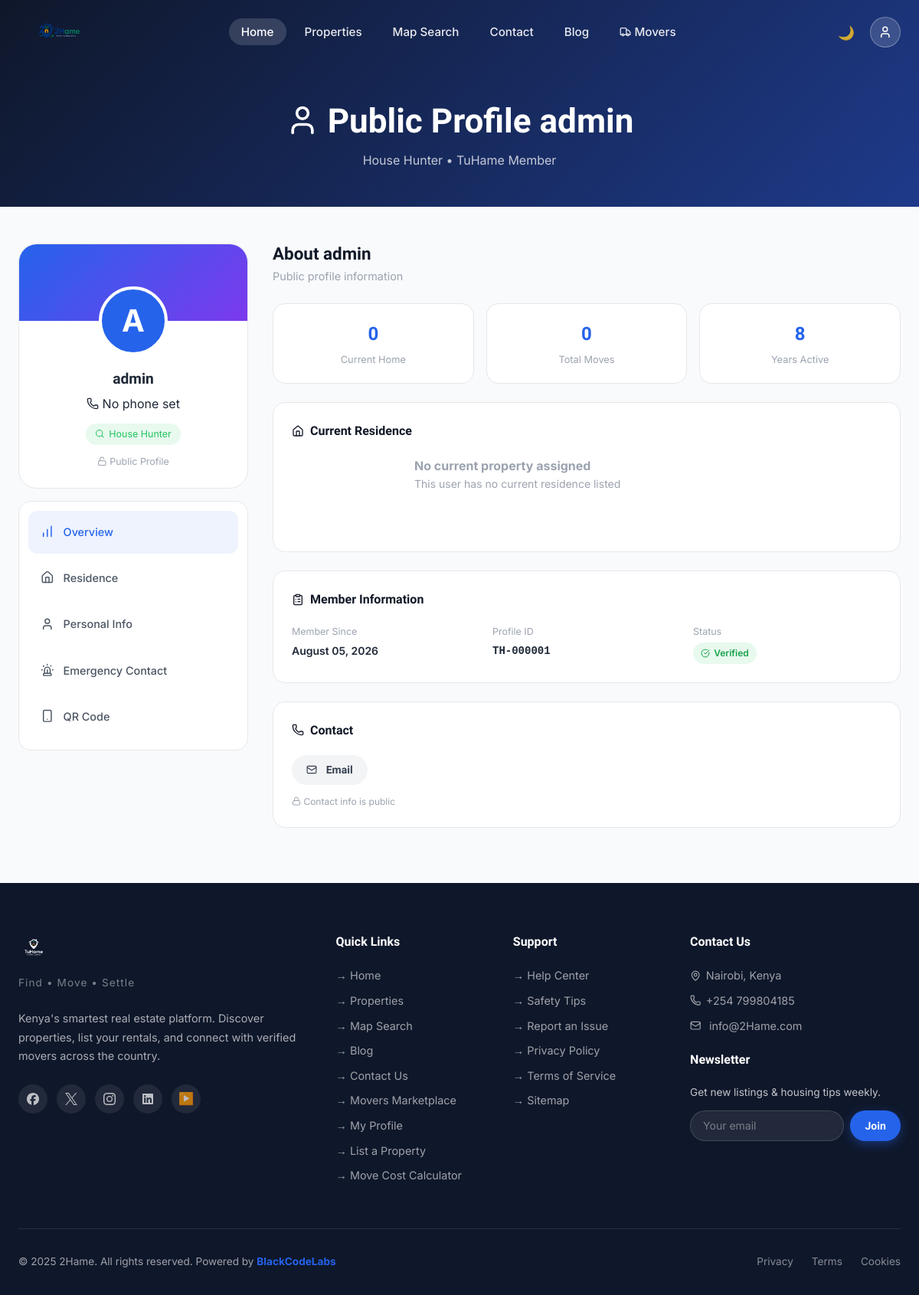
The app's page /users/public/admin/ with its own data.
### users/models.py (models this page shows, shortened)
class Profile(models.Model):
    user = models.OneToOneField(
        User,
        on_delete=models.CASCADE,
        related_name='profile'
    )
    full_name = models.CharField(max_length=200, blank=True)
    bio = models.TextField(blank=True)
    profile_picture = models.ImageField(
        upload_to='profiles/pictures/',
        blank=True,
        null=True,
        validators=[validate_profile_picture]
    )
    date_of_birth = models.DateField(blank=True, null=True)
    phone_number = models.CharField(max_length=20, blank=True)
    alternative_phone = models.CharField(max_length=20, blank=True)
    address = models.TextField(blank=True)
    city = models.CharField(max_length=100, blank=True)
    state = models.CharField(max_length=100, blank=True)
    country = models.CharField(max_length=100, default='Kenya')
    zip_code = models.CharField(max_length=20, blank=True)
    occupation = models.CharField(max_length=100, blank=True)
    employer = models.CharField(max_length=200, blank=True)
    current_property = models.ForeignKey(
        Property,
        on_delete=models.SET_NULL,
        null=True,
        blank=True,
        related_name='residents',
        help_text="The property where this user currently lives"
    )
    moved_in_date = models.DateField(blank=True, null=True)
    emergency_contact_name = models.CharField(max_length=100, blank=True)
    emergency_contact_phone = models.CharField(max_length=20, blank=True)
    emergency_contact_relationship = models.CharField(max_length=50, blank=True)
    preferred_contact_method = models.CharField(
        max_length=20,
        choices=[
            ('email', 'Email'),
            ('phone', 'Phone'),
            ('whatsapp', 'WhatsApp'),
            ('sms', 'SMS'),
        ],
        default='email'
    )
    preferred_language = models.CharField(
        max_length=20,
        choices=[
            ('en', 'English'),
            ('sw', 'Swahili'),
        ],
        default='en'
    )
    email_notifications = models.BooleanField(default=True)
    sms_notifications = models.BooleanField(default=True)
    qr_code_image = models.ImageField(
        upload_to='profiles/qr_codes/',
        blank=True,
        null=True,
        help_text="QR code for the user's profile"
    )
    qr_code_token = models.UUIDField(
        default=uuid.uuid4,
        editable=False,
        unique=True,
        help_text="Unique token for QR code"
    )
    qr_code_generated_at = models.DateTimeField(blank=True, null=True)
    created_at = models.DateTimeField(auto_now_add=True)
    updated_at = models.DateTimeField(auto_now=True)
    is_active = models.BooleanField(default=True)
    role = models.CharField(max_length=10, choices=UserRole.choices, default=UserRole.HUNTER)
    verification_status = models.CharField(
        max_length=10, choices=VerificationStatus.choices, default=VerificationStatus.NONE
    )
    is_verified_owner = models.BooleanField(default=False)
    is_verified_mover = models.BooleanField(default=False)
    verification_requested_at = models.DateTimeField(blank=True, null=True)
    verification_reviewed_at = models.DateTimeField(blank=True, null=True)
    verification_reviewed_by = models.ForeignKey(
        User, on_delete=models.SET_NULL, blank=True, null=True, related_name='verified_owner_profiles'
    )
    verification_notes = models.TextField(
        blank=True, help_text="Internal admin notes, e.g. reason for rejection"
    )
    MOVER_VEHICLE_CHOICES = [
        ('motorbike', 'Motorbike'),
        ('pickup', 'Pickup Truck'),
        ('van', 'Van'),
        ('truck_small', 'Small Truck'),
        ('truck_large', 'Large Truck'),
    ]
    mover_bio = models.TextField(blank=True, help_text="Public bio shown on your mover profile")
    mover_vehicle_type = models.CharField(max_length=20, choices=MOVER_VEHICLE_CHOICES, blank=True)
    mover_years_experience = models.PositiveIntegerField(default=0)
    mover_service_areas = models.CharField(
        max_length=255, blank=True, help_text="Comma-separated areas you serve, e.g. Kilimani, Westlands, Karen"
    )
    mover_base_lat = models.DecimalField(max_digits=9, decimal_places=6, blank=True, null=True)
    mover_base_lng = models.DecimalField(max_digits=9, decimal_places=6, blank=True, null=True)
    mover_base_label = models.CharField(max_length=255, blank=True, help_text="Human-readable base location")
    class Meta:
        ordering = ['-created_at']
        indexes = [
            models.Index(fields=['user', 'is_active']),
            models.Index(fields=['city', 'country']),
            models.Index(fields=['qr_code_token']),
            models.Index(fields=['role', 'is_active']),
        ]
    def get_full_name(self):
        if self.full_name:
            return self.full_name
        return self.user.get_full_name() or self.user.username

### users/views.py (the view)
# urls.py: path('public/<str:username>/', views.PublicProfileView.as_view(), name='public_profile'),
class PublicProfileView(DetailView):
    model = Profile
    template_name = 'auth/public_profile.html'
    context_object_name = 'profile'
    slug_field = 'user__username'
    slug_url_kwarg = 'username'
    def get_queryset(self):
        return Profile.objects.filter(is_active=True, user__is_active=True)
    def get_context_data(self, **kwargs):
        context = super().get_context_data(**kwargs)
        profile = self.get_object()
        user = profile.user
        context['full_name'] = profile.get_full_name()
        context['user'] = user
        context['phone'] = profile.phone_number
        context['email'] = user.email
        context['current_property'] = profile.current_property
        context['city'] = profile.city
        context['country'] = profile.country
        context['profile_picture'] = profile.profile_picture
        context['is_public'] = True
        return context

### Tuhame/dashboard_access.py (called while the page is built)
    def __call__(self, request):
        if request.path.startswith(DASHBOARD_PREFIX) and not self._is_allowed(request.user):
            return self._deny(request)
        return self.get_response(request)

### home/templatetags/icons.py (called while the page is built)
@register.simple_tag
def icon(name, size=None, filled=False, class_name=""):
    body = ICONS.get(name)
    if body is None:
        body = ICONS.get("warning", "")
        name = "missing-icon"
    style_size = f"width:{size}px;height:{size}px;" if size else "width:1em;height:1em;"
    fill = "currentColor" if filled else "none"
    classes = f"lucide-icon lucide-icon-{name} {class_name}".strip()
    svg = (
        f'<svg xmlns="http://www.w3.org/2000/svg" viewBox="0 0 24 24" '
        f'fill="{fill}" stroke="currentColor" stroke-width="2" '
        f'stroke-linecap="round" stroke-linejoin="round" '
        f'class="{classes}" style="{style_size}vertical-align:-0.125em;flex-shrink:0;display:inline-block;" '
        f'aria-hidden="true" focusable="false">{body}</svg>'
    )
    return mark_safe(svg)

@register.simple_tag
def brand_icon(name, size=None, class_name=""):
    entry = BRAND_ICONS.get(name)
    if entry is None:
        return mark_safe("")
    viewbox, path_d = entry
    style_size = f"width:{size}px;height:{size}px;" if size else "width:1em;height:1em;"
    classes = f"lucide-icon brand-icon brand-icon-{name} {class_name}".strip()
    svg = (
        f'<svg xmlns="http://www.w3.org/2000/svg" viewBox="{viewbox}" '
        f'class="{classes}" style="{style_size}vertical-align:-0.125em;flex-shrink:0;display:inline-block;" '
        f'aria-hidden="true" focusable="false">'
        f'<path fill="currentColor" d="{path_d}" /></svg>'
    )
    return mark_safe(svg)

### templates/auth/public_profile.html (shortened to what this page needs)
{% extends "home/base.html" %}
{% load icons %}
{% block content %}
<div class="page-hero">
  <div class="container">
    <h1>{% icon "user" %} Public Profile <b>{{ user.get_full_name|default:user.username }}</b></h1>
    <p>
      {% if profile.role == 'owner' %}Property Owner
      {% elif profile.role == 'mover' %}Mover
      {% else %}House Hunter{% endif %} • TuHame Member
    </p>
  </div>
</div>
<div class="container">
  <div class="profile-layout">
    <aside class="profile-sidebar">
      <div class="profile-card">
        <div class="profile-cover"></div>
        <div class="profile-info">
          {% if profile.profile_picture %}
            <img class="profile-avatar" src="{{ profile.profile_picture.url }}" alt="{{ profile.get_full_name }}" />
          {% else %}
            <div class="profile-avatar" style="background:var(--primary);display:flex;align-items:center;justify-content:center;font-size:2.5rem;color:#fff;font-weight:700;border-radius:50%;">
              {{ profile.get_full_name|slice:":1"|default:user.username|slice:":1"|upper }}
            </div>
          {% endif %}
          <div class="profile-name">{{ user.get_full_name|default:user.username }}</div>
          <div>{% icon "phone" %} {{ profile.phone_number|default:"No phone set" }}</div>
          <div class="profile-verified">
            {% if profile.role == 'owner' %}{% icon "home" %} Property Owner
            {% elif profile.role == 'mover' %}{% icon "truck" %} Mover
            {% else %}{% icon "search-detail" %} House Hunter{% endif %}
          </div>
          {% if is_public %}
            <div style="margin-top:0.75rem;font-size:0.78rem;color:var(--gray-400);">{% icon "unlock" %} Public Profile</div>
          {% endif %}
        </div>
      </div>
      <div style="background:var(--white);border:1px solid var(--gray-200);border-radius:var(--radius-lg);padding:0.75rem;">
        <div class="profile-nav-item active" data-section="overview" onclick="switchTab('overview')">
          <span class="icon">{% icon "bar-chart" %}</span> Overview
        </div>
        <div class="profile-nav-item" data-section="residence" onclick="switchTab('residence')">
          <span class="icon">{% icon "home" %}</span> Residence
        </div>
        <div class="profile-nav-item" data-section="personal" onclick="switchTab('personal')">
          <span class="icon">{% icon "user" %}</span> Personal Info
        </div>
        <div class="profile-nav-item" data-section="emergency" onclick="switchTab('emergency')">
          <span class="icon">{% icon "alert" %}</span> Emergency Contact
        </div>
        <div class="profile-nav-item" data-section="qr" onclick="switchTab('qr')">
          <span class="icon">{% icon "mobile" %}</span> QR Code
        </div>
      </div>
    </aside>
    <div>
      <div id="overview" class="profile-section">
        <h2 style="font-family:var(--font-display);font-size:1.4rem;margin-bottom:0.25rem;">About {{ profile.get_full_name|default:user.username }}</h2>
        <p style="color:var(--gray-400);margin-bottom:1.5rem;font-size:0.9rem;">Public profile information</p>
        <div class="stat-cards-grid">
          <div class="stat-card">
            <div class="stat-card-value">{% if current_property %}1{% else %}0{% endif %}</div>
            <div class="stat-card-label">Current Home</div>
          </div>
          <div class="stat-card">
            <div class="stat-card-value">{{ profile.move_history.count|default:"0" }}</div>
            <div class="stat-card-label">Total Moves</div>
          </div>
          <div class="stat-card">
            <div class="stat-card-value">{{ user.date_joined|timesince|cut:" "|slice:":1" }}</div>
            <div class="stat-card-label">Years Active</div>
          </div>
        </div>
        <div class="dashboard-card">
          <div class="dashboard-card-title">{% icon "home" %} Current Residence</div>
          <div style="display:flex;gap:1.25rem;align-items:flex-start;flex-wrap:wrap;">
            <div style="width:140px;height:100px;border-radius:var(--radius);overflow:hidden;flex-shrink:0;">
              {% if current_property and current_property.main_image %}
                <div style="width:100%;height:100%;background-image:url('{{ current_property.main_image.url }}');background-size:cover;background-position:center;"></div>
              {% else %}
                <div style="width:100%;height:100%;background-image:url('https://images.unsplash.com/photo-1545324418-cc1a3fa10c00?w=400&auto=format&fit=crop&q=80');background-size:cover;background-position:center;"></div>
              {% endif %}
            </div>
            <div style="flex:1;">
              {% if current_property %}
                <div style="font-weight:700;font-size:1rem;color:var(--gray-900);margin-bottom:0.5rem;">{{ current_property.title }}</div>
                <div style="font-size:0.875rem;color:var(--gray-500);margin-bottom:0.25rem;">{% icon "map-pin" %} {{ current_property.address }}, {{ current_property.city }}</div>
                <div style="font-size:0.875rem;color:var(--gray-500);margin-bottom:0.75rem;">{% icon "construction" %} House No. {{ current_property.slug|upper }}</div>
                <div style="display:flex;gap:0.75rem;flex-wrap:wrap;">
                  <span class="tag">{% icon "calendar" %} Move-in: {{ profile.moved_in_date|date:"M Y"|default:"N/A" }}</span>
                  <span class="tag">{% icon "tag" %}️ {{ current_property.get_property_type_display }}</span>
                </div>
              {% else %}
                <div style="font-weight:700;font-size:1rem;color:var(--gray-400);">No current property assigned</div>
                <div style="font-size:0.875rem;color:var(--gray-400);">This user has no current residence listed</div>
              {% endif %}
            </div>
          </div>
        </div>
        <div class="dashboard-card">
          <div class="dashboard-card-title">{% icon "clipboard" %} Member Information</div>
          <div style="display:grid;grid-template-columns:repeat(3,1fr);gap:1rem;">
            <div>
              <div style="font-size:0.78rem;color:var(--gray-400);margin-bottom:0.25rem;">Member Since</div>
              <div style="font-weight:600;font-size:0.875rem;">{{ user.date_joined|date:"F d, Y" }}</div>
            </div>
            <div>
              <div style="font-size:0.78rem;color:var(--gray-400);margin-bottom:0.25rem;">Profile ID</div>
              <div style="font-weight:600;font-size:0.875rem;font-family:monospace;">TH-{{ user.id|stringformat:"06d" }}</div>
            </div>
            <div>
              <div style="font-size:0.78rem;color:var(--gray-400);margin-bottom:0.25rem;">Status</div>
              <div class="bill-status paid">{% icon "check" %} Verified</div>
            </div>
          </div>
        </div>
        <div class="dashboard-card">
          <div class="dashboard-card-title">{% icon "phone" %} Contact</div>
          <div style="display:flex;gap:0.5rem;flex-wrap:wrap;">
            <a href="mailto:{{ user.email }}" class="btn btn-sm" style="background:var(--gray-100);color:var(--gray-700);">{% icon "mail" %}️ Email</a>
          </div>
          <div style="margin-top:0.75rem;font-size:0.75rem;color:var(--gray-400);">{% icon "lock" %} Contact info is public</div>
        </div>
      </div>
    </div>
  </div>
</div>
{% endblock content %}

### records on screen
Profile: get_full_name "A", phone_number "No phone set", get_full_name "admin", move_history.count "0"

### other values on screen
{{ user.get_full_name|default:user.username }} "admin"
{{ user.date_joined|timesince|cut:" "|slice:":1" }} "8"
{{ user.date_joined|date:"F d, Y" }} "August 05, 2026"
{{ user.id|stringformat:"06d" }} "000001"
